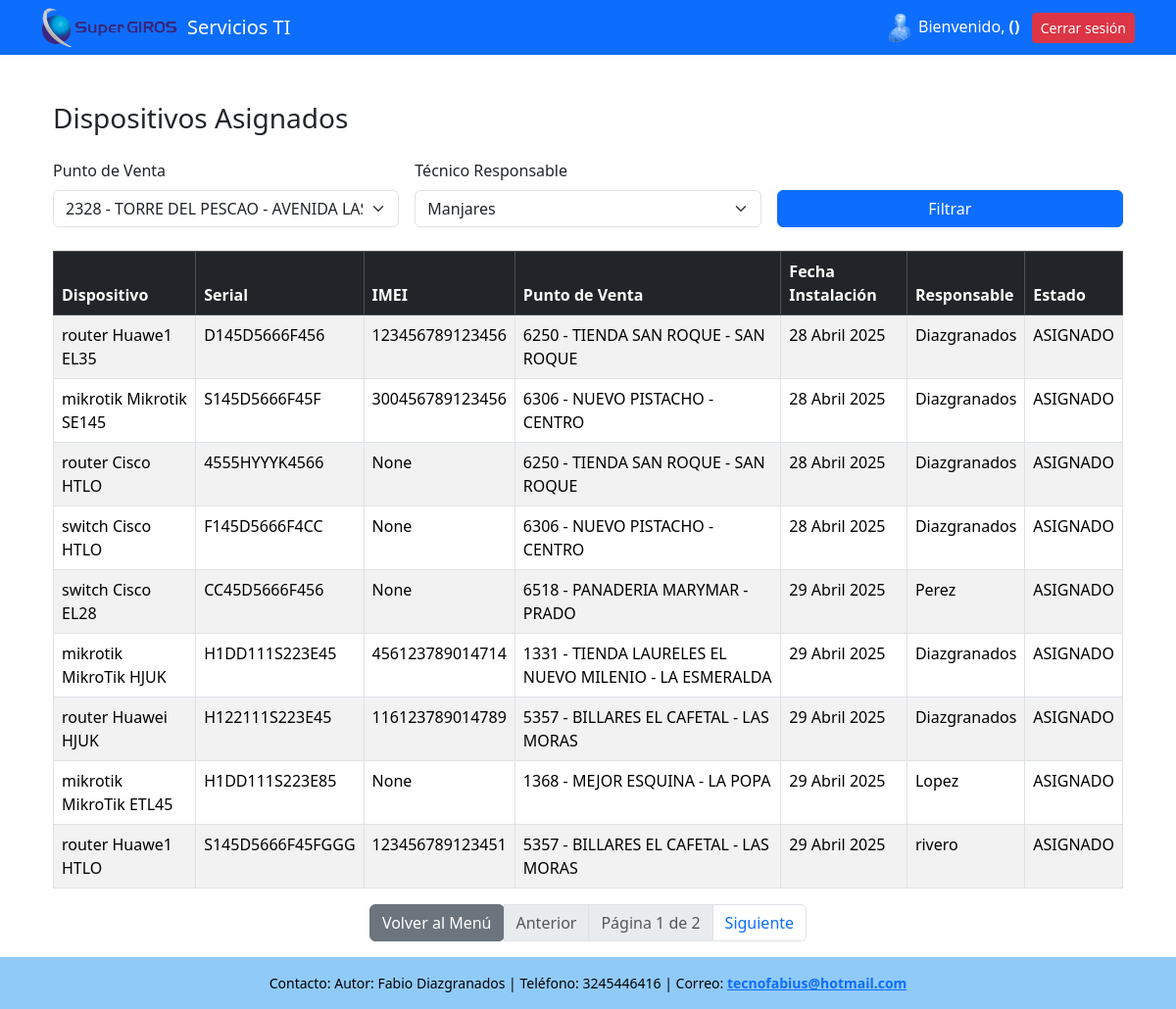
/dispositivos-asignados/ (signed in), run on the app's committed database.
### servicios_ti/models.py (models this page shows, shortened)
class DispositivoPunto(models.Model):
    ESTADO = [
        ('SIN_ASIGNAR', 'SIN_ASIGNAR'),
        ('ASIGNADO', 'ASIGNADO'),
    ]
    dispositivo = models.ForeignKey(Dispositivo, on_delete=models.CASCADE)
    punto_venta = models.ForeignKey(PuntoVenta, on_delete=models.CASCADE)
    fecha_instalacion = models.DateField()
    nombre_responsable = models.ForeignKey(
        Usuario,
        on_delete=models.CASCADE,
        limit_choices_to=Q(rol='tecnico') | Q(rol='comunicaciones') | Q(rol='administrador')
    )
    estado = models.CharField(max_length=100, choices=ESTADO,null=False)

class Dispositivo(models.Model):
    TIPOS = [
        ('router', 'Router'),
        ('mikrotik', 'Mikrotik'),
        ('switch', 'Switch'),
        ('radio', 'Radio')
    ]
    OPERADOR = [
        ('tigo', 'Tigo'),
        ('claro', 'Claro'),
        ('movistar', 'Movistar'),
        ('no', 'No')
    ]
    ESTADO = [
        ('SIN_ASIGNAR', 'SIN_ASIGNAR'),
        ('ASIGNADO', 'ASIGNADO'),
    ]
    tipo = models.CharField(max_length=100, choices=TIPOS)
    marca = models.CharField(max_length=100)
    modelo = models.CharField(max_length=100)
    serial = models.CharField(max_length=100,unique=True)
    imei = models.CharField(max_length=15, unique=True, null=True, blank=True)
    operador = models.CharField(max_length=100, choices=OPERADOR)
    numero_sincard = models.CharField(max_length=15,null=True, blank=True, unique=True)
    descripcion = models.TextField(null=True, blank=True)
    estado = models.CharField(max_length=100, choices= ESTADO)

class PuntoVenta(models.Model):
    MODALIDAD = [
        ('local', 'Local'),
        ('compumovil', 'Compumovil'),
    ]
    numero_punto = models.PositiveIntegerField(unique=True)
    nombre = models.CharField(max_length=255)
    direccion = models.CharField(max_length=255)
    modalidad = models.CharField(max_length=25, choices=MODALIDAD)
    rango_valor = models.PositiveIntegerField()
    zona = models.ForeignKey(Zona, on_delete=models.CASCADE)  # Relación nueva con Zona

class Usuario(models.Model):
    ROLES = [
        ('administrador', 'Administrador'),
        ('tecnico', 'Técnico'),
        ('comunicaciones', 'Comunicaciones')
    ]
    nombre_usuario= models.CharField(max_length=100)
    apellido = models.CharField(max_length=100)
    rol = models.CharField(max_length=50, choices=ROLES)
    password_usuario = models.CharField(max_length=20)
    email = models.EmailField('correo electrónico', unique=True)
    USERNAME_FIELD = 'nombre_usuario'
    REQUIRED_FIELDS = ['username', 'nombre_completo', 'rol']

### servicios_ti/views.py (the view)
# urls.py: path('dispositivos-asignados/', views.dispositivos_asignados, name='dispositivos_asignados'),
def dispositivos_asignados(request):
    if 'usuario_id' not in request.session:
        return redirect('login')
    dispositivos_asignados = DispositivoPunto.objects.select_related(
        'dispositivo', 'punto_venta', 'nombre_responsable'
    )
    punto_venta_id= request.GET.get('punto_venta') or ''
    tecnico_id  = request.GET.get('tecnico') or ''
    if punto_venta_id:
        dispositivos_asignados = dispositivos_asignados.filter(punto_venta__id=punto_venta_id)
    if tecnico_id:
        dispositivos_asignados = dispositivos_asignados.filter(nombre_responsable__id=tecnico_id)
    paginator = Paginator(dispositivos_asignados, 9)  # 9 dispositivos por página
    page_number = request.GET.get('page')
    page_obj = paginator.get_page(page_number)
    puntos_venta = PuntoVenta.objects.all()
    tecnicos = Usuario.objects.filter(rol__in=['tecnico', 'comunicaciones', 'administrador'])
    return render(request, 'dispositivos_asignados.html', {
        'page_obj': page_obj,
        'puntos_venta': puntos_venta,
        'tecnicos': tecnicos
    })

### servicios_ti/templates/dispositivos_asignados.html (shortened to what this page needs)
{% extends "base.html" %}
{% block content %}
<div class="container mt-4">
    <h3 class="mb-4">Dispositivos Asignados</h3>
    <form method="get" class="row g-3 mb-4">
        <div class="col-md-4">
            <label for="punto_venta" class="form-label">Punto de Venta</label>
            <select name="punto_venta" id="punto_venta" class="form-select">
                {% for punto in puntos_venta %}
                    <option value="{{ punto.id }}" {% if request.GET.punto_venta|add:"" == punto.id|add:"" %}selected{% endif %}>
                        {{ punto.numero_punto }} - {{ punto.nombre }}
                    </option>
                {% endfor %}
            </select>
        </div>
        <div class="col-md-4">
            <label for="tecnico" class="form-label">Técnico Responsable</label>
            <select name="tecnico" id="tecnico" class="form-select">
                {% for tecnico in tecnicos %}
                    <option value="{{ tecnico.id }}" {% if request.GET.tecnico|add:"" == tecnico.id|add:"" %}selected{% endif %}>
                        {{ tecnico.nombre }} {{ tecnico.apellido }}
                    </option>
                {% endfor %}
            </select>
        </div>
        <div class="col-md-4 d-flex align-items-end">
            <button type="submit" class="btn btn-primary w-100">Filtrar</button>
        </div>
    </form>
    <table class="table table-bordered table-striped">
        <thead class="table-dark">
            <tr>
                <th>Dispositivo</th>
                <th>Serial</th>
                <th>IMEI</th>
                <th>Punto de Venta</th>
                <th>Fecha Instalación</th>
                <th>Responsable</th>
                <th>Estado</th>
            </tr>
        </thead>
        <tbody>
            {% for asignado in page_obj %}
            <tr>
                <td>{{ asignado.dispositivo.tipo }} {{ asignado.dispositivo.marca }} {{ asignado.dispositivo.modelo }}</td>
                <td>{{ asignado.dispositivo.serial }}</td>
                <td>{{ asignado.dispositivo.imei }}</td>
                <td>{{ asignado.punto_venta.numero_punto }} - {{ asignado.punto_venta.nombre }}</td>
                <td>{{ asignado.fecha_instalacion }}</td>
                <td>{{ asignado.nombre_responsable.nombre }} {{ asignado.nombre_responsable.apellido }}</td>
                <td>{{ asignado.estado }}</td>
            </tr>
            {% empty %}
            <tr><td colspan="7" class="text-center">No hay dispositivos asignados con los filtros seleccionados.</td></tr>
            {% endfor %}
        </tbody>
    </table>
    <div class="d-flex justify-content-center">
        <nav>
            <ul class="pagination">
                <a href="{% url 'menu' %}" class="btn btn-secondary">Volver al Menú</a>
                {% if page_obj.has_previous %}
                    <li class="page-item">
                        <a class="page-link" href="?page={{ page_obj.previous_page_number }}{% if request.GET.punto_venta %}&punto_venta={{ request.GET.punto_venta }}{% endif %}{% if request.GET.tecnico %}&tecnico={{ request.GET.tecnico }}{% endif %}">Anterior</a>
                    </li>
                {% else %}
                    <li class="page-item disabled"><span class="page-link">Anterior</span></li>
                {% endif %}
                <li class="page-item disabled">
                    <span class="page-link">Página {{ page_obj.number }} de {{ page_obj.paginator.num_pages }}</span>
                </li>
                {% if page_obj.has_next %}
                    <li class="page-item">
                        <a class="page-link" href="?page={{ page_obj.next_page_number }}">Siguiente</a>
                    </li>
                {% else %}
                    <li class="page-item disabled"><span class="page-link">Siguiente</span></li>
                {% endif %}
            </ul>
        </nav>
    </div>
</div>
{% endblock %}

### servicios_ti/templates/base.html (style rules this page uses)
html, body { height: 100%; margin: 0; }

### data on the page
DispositivoPunto: dispositivo.tipo "router", dispositivo.marca "Huawe1", dispositivo.modelo "EL35", dispositivo.serial "D145D5666F456", dispositivo.imei "123456789123456", punto_venta.numero_punto "6250", punto_venta.nombre "TIENDA SAN ROQUE - SAN ROQUE", fecha_instalacion "28 Abril 2025", nombre_responsable.apellido "Diazgranados", estado "ASIGNADO"
DispositivoPunto: dispositivo.tipo "mikrotik", dispositivo.marca "Mikrotik", dispositivo.modelo "SE145", dispositivo.serial "S145D5666F45F", dispositivo.imei "300456789123456", punto_venta.numero_punto "6306", punto_venta.nombre "NUEVO PISTACHO - CENTRO", fecha_instalacion "28 Abril 2025", nombre_responsable.apellido "Diazgranados", estado "ASIGNADO"
DispositivoPunto: dispositivo.tipo "router", dispositivo.marca "Cisco", dispositivo.modelo "HTLO", dispositivo.serial "4555HYYYK4566", dispositivo.imei "None", punto_venta.numero_punto "6250", punto_venta.nombre "TIENDA SAN ROQUE - SAN ROQUE", fecha_instalacion "28 Abril 2025", nombre_responsable.apellido "Diazgranados", estado "ASIGNADO"
DispositivoPunto: dispositivo.tipo "switch", dispositivo.marca "Cisco", dispositivo.modelo "HTLO", dispositivo.serial "F145D5666F4CC", dispositivo.imei "None", punto_venta.numero_punto "6306", punto_venta.nombre "NUEVO PISTACHO - CENTRO", fecha_instalacion "28 Abril 2025", nombre_responsable.apellido "Diazgranados", estado "ASIGNADO"
DispositivoPunto: dispositivo.tipo "switch", dispositivo.marca "Cisco", dispositivo.modelo "EL28", dispositivo.serial "CC45D5666F456", dispositivo.imei "None", punto_venta.numero_punto "6518", punto_venta.nombre "PANADERIA MARYMAR - PRADO", fecha_instalacion "29 Abril 2025", nombre_responsable.apellido "Perez", estado "ASIGNADO"
DispositivoPunto: dispositivo.tipo "mikrotik", dispositivo.marca "MikroTik", dispositivo.modelo "HJUK", dispositivo.serial "H1DD111S223E45", dispositivo.imei "456123789014714", punto_venta.numero_punto "1331", punto_venta.nombre "TIENDA LAURELES EL NUEVO MILENIO - LA ESMERALDA", fecha_instalacion "29 Abril 2025", nombre_responsable.apellido "Diazgranados", estado "ASIGNADO"
DispositivoPunto: dispositivo.tipo "router", dispositivo.marca "Huawei", dispositivo.modelo "HJUK", dispositivo.serial "H122111S223E45", dispositivo.imei "116123789014789", punto_venta.numero_punto "5357", punto_venta.nombre "BILLARES EL CAFETAL - LAS MORAS", fecha_instalacion "29 Abril 2025", nombre_responsable.apellido "Diazgranados", estado "ASIGNADO"
DispositivoPunto: dispositivo.tipo "mikrotik", dispositivo.marca "MikroTik", dispositivo.modelo "ETL45", dispositivo.serial "H1DD111S223E85", dispositivo.imei "None", punto_venta.numero_punto "1368", punto_venta.nombre "MEJOR ESQUINA - LA POPA", fecha_instalacion "29 Abril 2025", nombre_responsable.apellido "Lopez", estado "ASIGNADO"
DispositivoPunto: dispositivo.tipo "router", dispositivo.marca "Huawe1", dispositivo.modelo "HTLO", dispositivo.serial "S145D5666F45FGGG", dispositivo.imei "123456789123451", punto_venta.numero_punto "5357", punto_venta.nombre "BILLARES EL CAFETAL - LAS MORAS", fecha_instalacion "29 Abril 2025", nombre_responsable.apellido "rivero", estado "ASIGNADO"

### other printed values
{{ page_obj.number }} "1"
{{ page_obj.paginator.num_pages }} "2"
form field punto_venta "2328 - TORRE DEL PESCAO - AVENIDA LAS TORRES"
form field tecnico "Manjares"
